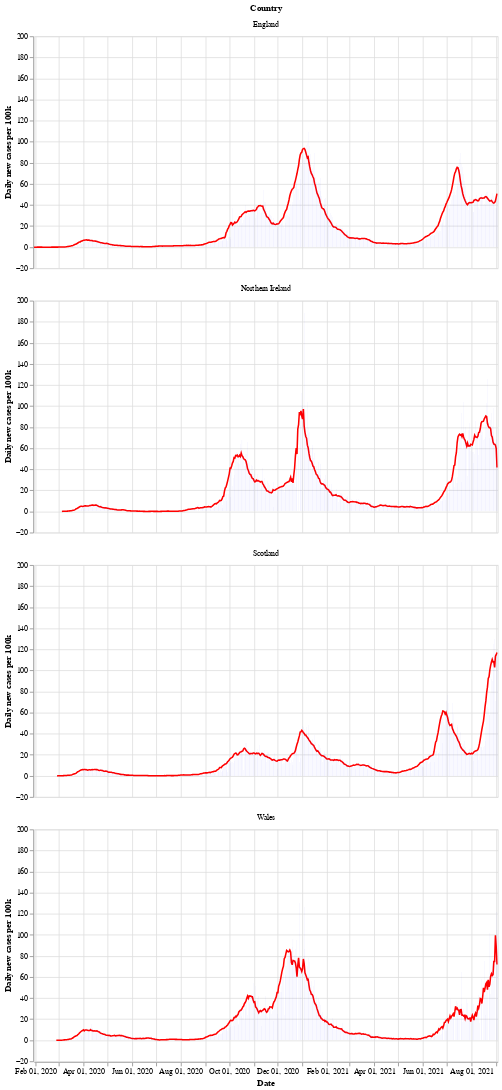

The cell this chart's notebook holds for it:
### Markdown cell above
Next is a bar chart of the number of new cases in each country (per 100k population), with the 7 day moving average of cases. Again we see that Wales saw a longer period of raising and falling cases compared to the other countries.

After a period of cases falling, each nation is now seeing a rise in the number of cases - especially in Wales.

### Code cell
# collapse
bars = alt.Chart(uk_cases).mark_bar().encode(
    x=alt.X("yearmonthdate(date):T", axis=alt.Axis(title='Date')),
    y=alt.Y("newCasesRate:Q", axis=alt.Axis(title='Daily new cases per 100k')),
    tooltip='newCasesRate',
    color=alt.condition(
        alt.datum.dailyChange > 0,
        alt.value("orange"),  # The positive color
        alt.value("blue")  # The negative color
    )
).properties(title='New cases per 100k population with rolling 7 day average', width=600).interactive()
line = alt.Chart(uk_cases).mark_line(
    color='red',
    size=2,
).transform_window(
    rolling_mean='mean(newCasesRate)',
    frame=[0, 7],
    groupby=['areaName']
).encode(
    x='yearmonthdate(date):T',
    y='rolling_mean:Q'
)
alt.layer(line, bars, data=uk_cases).facet(alt.Row('areaName', title='Country'), columns=1)

### Figure 1 — Vega-Lite specification as saved in the notebook (floating-point values rounded to 4 significant figures; data arrays with more than 128 entries replaced by an {"elided": "..."} marker saying what was removed)
{"config": {"view": {"continuousWidth": 400, "continuousHeight": 300}}, "data": {"name": "data-4869f13f1154a270f5e2d8381f7f0197"}, "facet": {"type": "nominal", "field": "areaName", "title": "Country"}, "spec": {"layer": [{"mark": {"type": "line", "color": "red", "size": 2}, "encoding": {"x": {"type": "temporal", "field": "date", "timeUnit": "yearmonthdate"}, "y": {"type": "quantitative", "field": "rolling_mean"}}, "transform": [{"window": [{"op": "mean", "field": "newCasesRate", "as": "rolling_mean"}], "frame": [0, 7], "groupby": ["areaName"]}]}, {"mark": "bar", "encoding": {"color": {"condition": {"value": "orange", "test": "(datum.dailyChange > 0)"}, "value": "blue"}, "tooltip": {"type": "quantitative", "field": "newCasesRate"}, "x": {"type": "temporal", "axis": {"title": "Date"}, "field": "date", "timeUnit": "yearmonthdate"}, "y": {"type": "quantitative", "axis": {"title": "Daily new cases per 100k"}, "field": "newCasesRate"}}, "selection": {"selector002": {"type": "interval", "bind": "scales", "encodings": ["x", "y"]}}, "title": "New cases per 100k population with rolling 7 day average", "width": 600}]}, "columns": 1, "$schema": "https://vega.github.io/schema/vega-lite/v4.8.1.json", "datasets": {"data-4869f13f1154a270f5e2d8381f7f0197": {"elided": "2236 records"}}}
